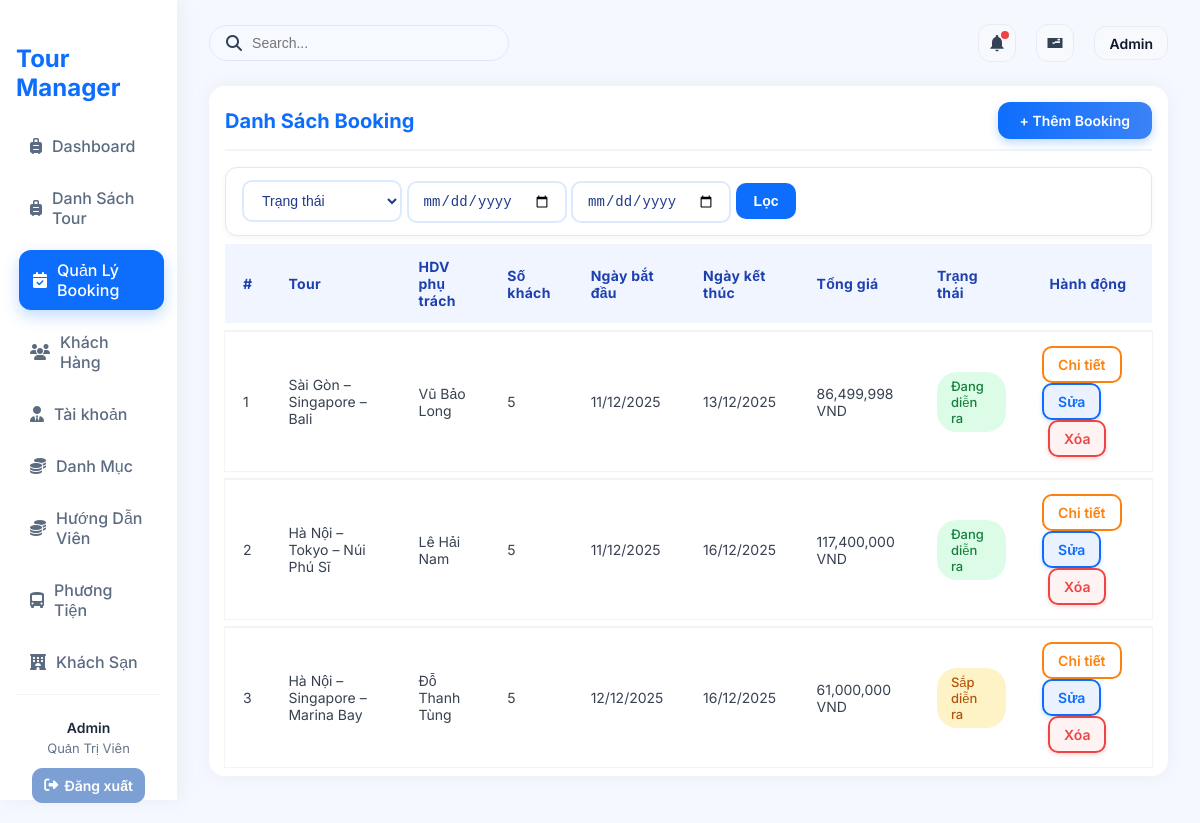
Screenshot of /?action=admin-listBooking (signed in) with the database file from the repository.
### tables this page shows
CREATE TABLE `bookings` (
  `booking_id` int NOT NULL,
  `tour_id` int DEFAULT NULL,
  `guide_id` int DEFAULT NULL,
  `hotel_id` int DEFAULT NULL,
  `vehicle_id` int DEFAULT NULL,
  `status` enum('sap_dien_ra','dang_dien_ra','cho_xac_nhan_ket_thuc','da_hoan_thanh','da_huy') NOT NULL DEFAULT 'sap_dien_ra',
  `report` text,
  `created_at` timestamp NULL DEFAULT CURRENT_TIMESTAMP,
  `start_date` date DEFAULT NULL,
  `end_date` date DEFAULT NULL,
  `total_price` decimal(12,2) NOT NULL DEFAULT '0.00',
  `note` text
);

CREATE TABLE `tours` (
  `tour_id` int NOT NULL,
  `tour_name` varchar(150) NOT NULL,
  `description` text,
  `price_adult` int NOT NULL DEFAULT '0',
  `price_child` int NOT NULL DEFAULT '0',
  `days` int NOT NULL DEFAULT '1',
  `category_id` int DEFAULT NULL,
  `tour_images` varchar(255) DEFAULT NULL
);

### controllers/BookingController.php (called while the page is built, shortened)
<?php
class BookingController
{
    public $bookingQuery;
    function __construct()
    {
        $this->bookingQuery = new BookingQuery();
    }
    public function listBooking()
    {
        $status = $_GET['status'] ?? '';
        $from = $_GET['from'] ?? '';
        $to   = $_GET['to'] ?? '';
        $bookings = $this->bookingQuery->getBookingsByAdvancedFilter($status, $from, $to);
        require './views/Booking/listBooking.php';
    }
}
?>

### routes/index.php (called while the page is built)
<?php
$action = $_GET['action'] ?? '/';
match ($action) {
    '/' => (new AuthController)->home(),
    'admin' => require './views/admin.php',
    'login' => (new AuthController)->login(),
    'logout' => (new AuthController)->logout(),
    'admin-listTours' => require './views/admin.php',
    'admin-createTours' => require './views/admin.php',
    'admin-updateTours' => require './views/admin.php',
    'admin-listUsers' => require './views/admin.php',
    'admin-createUsers' => require './views/admin.php',
    'admin-updateUsers' => require './views/admin.php',
    'admin-listCategory' => require './views/admin.php',
    'admin-createCategory' => require './views/admin.php',
    'admin-updateCategory' => require './views/admin.php',
    'admin-listCustomer' => require './views/admin.php',
    'admin-createCustomer' => require './views/admin.php',
    'admin-updateCustomer' => require './views/admin.php',
    'admin-listDiscount' => require './views/admin.php',
    'admin-createDiscount' => require './views/admin.php',
    'admin-updateDiscount' => require './views/admin.php',
    'admin-listGuide' => require './views/admin.php',
    'admin-createGuide' => require './views/admin.php',
    'admin-updateGuide' => require './views/admin.php',
    'admin-listTourGuide' => require './views/admin.php',
    'admin-createTourGuide' => require './views/admin.php',
    'admin-updateTourGuide' => require './views/admin.php',
    'admin-listHotel' => require './views/admin.php',
    'admin-createHotel' => require './views/admin.php',
    'admin-updateHotel' => require './views/admin.php',
    'admin-listVehicles' => require './views/admin.php',
    'admin-createVehicles' => require './views/admin.php',
    'admin-updateVehicles' => require './views/admin.php',
    'admin-listReport' => require './views/admin.php',
    'admin-createReport' => require './views/admin.php',
    'admin-updateReport' => require './views/admin.php',
    default => require './views/admin.php',
};

### index.php (called while the page is built, shortened)
<?php
spl_autoload_register(function ($class) {
    $fileName = "$class.php";
    $fileModel              = PATH_MODEL . $fileName;
});
require_once './routes/index.php';

### models/BaseModel.php (called while the page is built, shortened)
<?php
class BaseModel
{
    public function __construct()
    {
        $dsn = sprintf('mysql:host=%s;port=%s;dbname=%s;charset=utf8', DB_HOST, DB_PORT, DB_NAME);
        try {
            $this->pdo = new PDO($dsn, DB_USERNAME, DB_PASSWORD, DB_OPTIONS);
        } catch (PDOException $e) {
            die("Kết nối cơ sở dữ liệu thất bại: {$e->getMessage()}. Vui lòng thử lại sau.");
        }
    }
}

### models/BookingQuery.php (called while the page is built, shortened)
<?php
class BookingQuery extends BaseModel
{
    public function updateAutoStatus()
    {
        $today = date('Y-m-d');
        $this->pdo->query("
            UPDATE bookings
            SET status = 'sap_dien_ra'
            WHERE status IN ('sap_dien_ra','dang_dien_ra','cho_xac_nhan_ket_thuc')
            AND '$today' < start_date
        ");
        $this->pdo->query("
            UPDATE bookings
            SET status = 'dang_dien_ra'
            WHERE status IN ('sap_dien_ra','dang_dien_ra','cho_xac_nhan_ket_thuc')
            AND '$today' >= start_date
            AND '$today' <= end_date
        ");
        $this->pdo->query("
            UPDATE bookings
            SET status = 'cho_xac_nhan_ket_thuc'
            WHERE status IN ('sap_dien_ra','dang_dien_ra','cho_xac_nhan_ket_thuc')
            AND '$today' > end_date
        ");
    }
    public function getBookingsByAdvancedFilter($status, $from, $to)
    {
        $sql = "SELECT
                    b.*,
                    t.tour_name,
                    h.service_name AS hotel_name,
                    v.service_name AS vehicle_name,
                    u.name AS guide_name,
                    (SELECT COUNT(*) FROM booking_customers bc WHERE bc.booking_id = b.booking_id) AS total_customers,
                    (IFNULL((SELECT SUM(bc.price_per_customer)
                            FROM booking_customers bc
                            WHERE bc.booking_id = b.booking_id), 0)
                    +
                    IFNULL((SELECT SUM(bsc.segment_price_per_customer)
                            FROM booking_segment_customers bsc
                            WHERE bsc.booking_id = b.booking_id), 0)) AS total_price
                FROM bookings b
                LEFT JOIN tours t ON b.tour_id = t.tour_id
                LEFT JOIN hotels h ON b.hotel_id = h.hotel_service_id
                LEFT JOIN vehicles v ON b.vehicle_id = v.vehicle_service_id
                LEFT JOIN guides g ON b.guide_id = g.guide_id
                LEFT JOIN users u ON g.user_id = u.user_id
                WHERE 1 ";
        $params = [];
        $sql .= " GROUP BY b.booking_id ";
        $sql .= " ORDER BY
                    CASE b.status
                        WHEN 'dang_dien_ra' THEN 1
                        WHEN 'cho_xac_nhan_ket_thuc' THEN 2
                        WHEN 'sap_dien_ra' THEN 3
                        WHEN 'da_hoan_thanh' THEN 4
                        WHEN 'da_huy' THEN 5
                        ELSE 6
                    END,
                    b.booking_id DESC ";
        $stmt = $this->pdo->prepare($sql);
        $stmt->execute($params);
        return $stmt->fetchAll(PDO::FETCH_ASSOC);
    }
}
?>

### views/Booking/ListBooking.php (the view, shortened to what this page needs)
<div class="main-content p-4">
    <div class="table-container">
        <div class="admin-table-container">
            <div class="table-header d-flex justify-content-between align-items-center mb-3">
                <h4 class="fw-bold">Danh Sách Booking</h4>
                <a href="?action=admin-createBooking" class="btn btn-primary">
                    + Thêm Booking
                </a>
            </div>
            <div class="filter-bar mb-3">
                <form method="GET" class="filter-form d-flex gap-2 align-items-center">
                    <select name="status" class="filter-input">
                        <option value="">Trạng thái</option>
                    </select>
                    <input type="date" name="from" class="filter-input" value="<?= $_GET['from'] ?? '' ?>">
                    <input type="date" name="to" class="filter-input" value="<?= $_GET['to'] ?? '' ?>">
                    <button class="btn btn-primary filter-btn">Lọc</button>
                </form>
            </div>
            <table class="table table-striped align-middle">
                <thead>
                    <tr>
                        <th>#</th>
                        <th>Tour</th>
                        <th>HDV phụ trách</th>
                        <th>Số khách</th>
                        <th>Ngày bắt đầu</th>
                        <th>Ngày kết thúc</th>
                        <th>Tổng giá</th>
                        <th>Trạng thái</th>
                        <th style="text-align: center;">Hành động</th>
                    </tr>
                </thead>
                <tbody>
                    <?php $i = 1; foreach ($bookings as $b):
                    ?>
                    <tr>
                        <td><?= $i++; ?></td>
                        <td><?= htmlspecialchars($b['tour_name']); ?></td>
                        <td><?= htmlspecialchars($b['guide_name']); ?></td>
                        <td><?= htmlspecialchars($b['total_customers']); ?></td>
                        <td><?= date('d/m/Y', strtotime($b['start_date'])); ?></td>
                        <td><?= empty($b['end_date']) ? '' : date('d/m/Y', strtotime($b['end_date'])); ?></td>
                        <td><?= number_format($b['total_price']) . ' VND'?></td>
                        <td>
                            <?php if ($b['status'] == 'sap_dien_ra'): ?>
                            <span class="badge badge-warning-soft">Sắp diễn ra</span>
                            <?php elseif ($b['status'] == 'dang_dien_ra'): ?>
                            <span class="badge badge-success-soft">Đang diễn ra</span>
                            <?php elseif ($b['status'] == 'cho_xac_nhan_ket_thuc'): ?>
                            <span class="badge badge-info-soft">Chờ xác nhận</span>
                            <?php elseif ($b['status'] == 'da_hoan_thanh'): ?>
                            <span class="badge badge-primary-soft">Đã hoàn thành</span>
                            <?php elseif ($b['status'] == 'da_huy'): ?>
                            <span class="badge badge-danger-soft">Đã hủy</span>
                            <?php endif; ?>
                        </td>
                        <td>
                            <a href="?action=admin-detailBooking&id=<?= $b['booking_id']; ?>"
                                class="btn btn-sm btn-outline-detail">Chi tiết</a>
                            <a href="?action=admin-updateBooking&id=<?= $b['booking_id']; ?>"
                                class="btn btn-sm btn-outline-success">Sửa</a>
                            <a href="?action=admin-deleteBooking&id=<?= $b['booking_id']; ?>"
                                onclick="return confirm('Xác nhận xóa booking này?')"
                                class="btn btn-sm btn-outline-danger">Xóa</a>
                        </td>
                    </tr>
                    <?php endforeach; ?>
                </tbody>
            </table>
        </div>
    </div>
</div>

### assets/css/admin.css (style rules this page uses)
* { box-sizing: border-box; }
body { font-family: "Inter", sans-serif; margin: 0; padding: 0; background: #f5f9ff; color: #334155; display: flex; height: 100vh; overflow: hidden; }

### assets/css/Booking/listBooking.css (style rules this page uses)
a { text-decoration: none; }
.badge { padding: 6px 12px; font-size: 13px; border-radius: 20px; font-weight: 500; }
.table-container h4 { font-size: 20px; font-weight: 600; color: #111827; margin-bottom: 20px; }
.table { width: 100%; border-collapse: separate; border-spacing: 0 8px; font-family: "Inter", sans-serif; }
.table thead tr { background-color: #f1f5ff; color: #1e40af; font-weight: 600; text-align: left; }
.table thead th { padding: 14px 18px; font-size: 14px; letter-spacing: 0.3px; }
.table tbody tr { background-color: #ffffff; transition: all 0.2s ease; box-shadow: 0 0 0 1px #f3f4f6; }
.table tbody td { padding: 14px 18px; font-size: 14px; color: #374151; vertical-align: middle; border-top: 1px solid #f3f4f6; }
.badge { display: inline-block; padding: 5px 12px; font-size: 13px; border-radius: 20px; font-weight: 500; }
.btn { display: inline-flex; align-items: center; justify-content: center; font-size: 14px; padding: 10px 16px; border-radius: 12px; font-weight: 600; cursor: pointer; transition: all 0.2s ease; }
.btn-sm { font-size: 14px; padding: 8px 14px; border-radius: 10px; }
.btn-outline-detail { margin-right: 5px; border: 2px solid #fd810d; color: #fd810d; background: #fff; }
.btn-outline-success { border: 2px solid #0d6efd; color: #0d6efd; background: #eaf1ff; box-shadow: 0 2px 4px rgba(13, 110, 253, 0.2); }
.btn-outline-danger { border: 2px solid #ef4444; color: #ef4444; background: #fef2f2; box-shadow: 0 2px 4px rgba(239, 68, 68, 0.2); margin-left: 6px; }
.table-header { border-bottom: 2px solid #f1f5f9; padding-bottom: 10px; }
.table-header h4 { font-size: 20px; font-weight: 700; color: #0d6efd; margin: 0; }
.table-header .btn-primary { background: linear-gradient(90deg, #0d6efd, #3b82f6); border: none; color: #fff; font-weight: 600; padding: 10px 22px; border-radius: 10px; box-shadow: 0 4px 10px rgba(13, 110, 253, 0.25); transition: 0.25s; }
.badge { padding: 6px 14px; font-size: 13px; border-radius: 20px; font-weight: 500; display: inline-block; }
.badge-warning-soft { background-color: #fef3c7; color: #b45309; }
.badge-success-soft { background-color: #dcfce7; color: #15803d; }
.table-header { border-bottom: 2px solid #f1f5f9; padding-bottom: 10px; margin-bottom: 16px; display: flex; justify-content: space-between; align-items: center; }
.table-header .btn-primary { background: linear-gradient(90deg, #0d6efd, #3b82f6); border: none; color: #fff; font-weight: 600; padding: 10px 22px; border-radius: 12px; box-shadow: 0 4px 10px rgba(13, 110, 253, 0.25); transition: 0.25s; }
.filter-bar { background: #ffffff; padding: 12px 16px; border-radius: 12px; border: 1px solid #e5e7eb; box-shadow: 0 2px 6px rgba(0, 0, 0, 0.04); display: flex; justify-content: flex-start; }
.filter-form { width: 100%; }
.filter-input { padding: 10px 14px; border: 2px solid #dbeafe; border-radius: 10px; font-size: 14px; font-weight: 500; background: #fff; color: #1e3a8a; min-width: 160px; transition: 0.2s; }
.filter-btn { padding: 10px 18px; border-radius: 10px; font-size: 14px; font-weight: 600; background: #0d6efd; color: #fff; border: none; transition: 0.2s; }

### rows the page displays
bookings: tour.tour_name "Sài Gòn – Singapore – Bali", guide_name "Vũ Bảo Long", total_customers "5", start_date "11/12/2025", end_date "13/12/2025", total_price "86,499,998", status "Đang diễn ra"
bookings: tour.tour_name "Hà Nội – Tokyo – Núi Phú Sĩ", guide_name "Lê Hải Nam", total_customers "5", start_date "11/12/2025", end_date "16/12/2025", total_price "117,400,000", status "Đang diễn ra"
bookings: tour.tour_name "Hà Nội – Singapore – Marina Bay", guide_name "Đỗ Thanh Tùng", total_customers "5", start_date "12/12/2025", end_date "16/12/2025", total_price "61,000,000", status "Sắp diễn ra"

### other values shown
$user['name'] "Admin"
